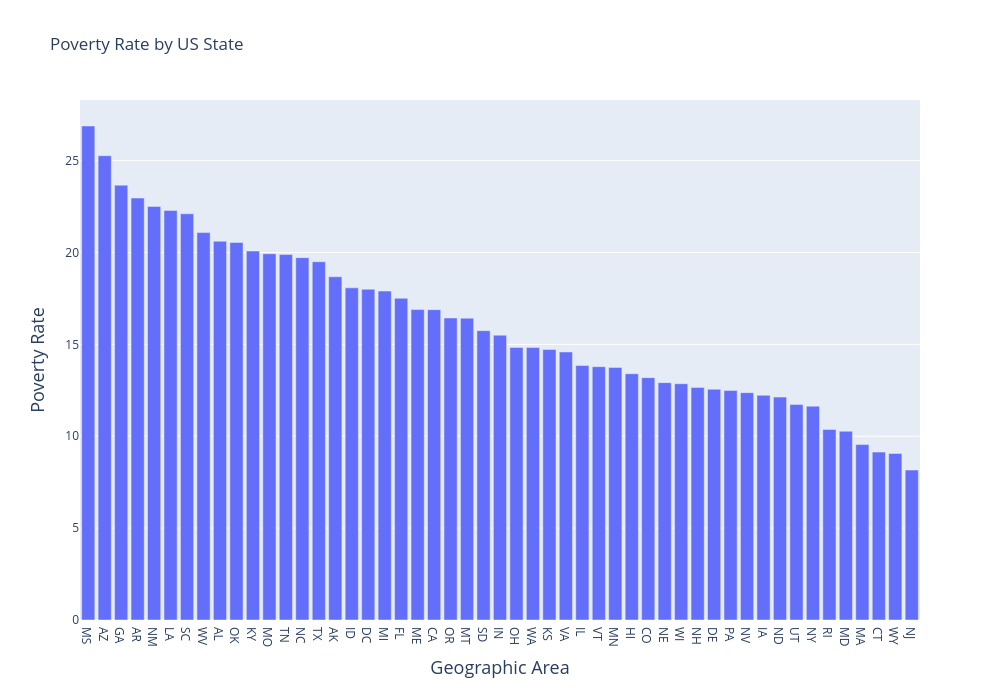

Here is the notebook cell this chart was saved with:
### Code cell
fig = px.bar(
    df_poverty_by_state,
    x="Geographic Area",
    y="poverty_rate",
    height=700,
    width=1000,
    title="Poverty Rate by US State"
)
fig.update_layout(
    yaxis_title="Poverty Rate",
    xaxis_title_font_size = 18,
    yaxis_title_font_size = 18,
)
fig.show()

### Figure 1 — Plotly figure (JSON) as saved in the notebook; plotly's stock layout.template omitted (floating-point values rounded to 4 significant figures)
{"data": [{"hovertemplate": "Geographic Area=%{x}<br>poverty_rate=%{y}<extra></extra>", "legendgroup": "", "marker": {"color": "#636efa", "pattern": {"shape": ""}}, "name": "", "orientation": "v", "showlegend": false, "textposition": "auto", "type": "bar", "x": ["MS", "AZ", "GA", "AR", "NM", "LA", "SC", "WV", "AL", "OK", "KY", "MO", "TN", "NC", "TX", "AK", "ID", "DC", "MI", "FL", "ME", "CA", "OR", "MT", "SD", "IN", "OH", "WA", "KS", "VA", "IL", "VT", "MN", "HI", "CO", "NE", "WI", "NH", "DE", "PA", "NV", "IA", "ND", "UT", "NY", "RI", "MD", "MA", "CT", "WY", "NJ"], "xaxis": "x", "y": [26.88, 25.27, 23.66, 22.96, 22.51, 22.29, 22.11, 21.08, 20.61, 20.55, 20.08, 19.93, 19.89, 19.72, 19.5, 18.68, 18.08, 18.0, 17.9, 17.51, 16.89, 16.89, 16.44, 16.42, 15.75, 15.5, 14.83, 14.83, 14.72, 14.59, 13.85, 13.79, 13.75, 13.4, 13.19, 12.92, 12.86, 12.66, 12.56, 12.49, 12.37, 12.23, 12.13, 11.72, 11.64, 10.37, 10.27, 9.546, 9.138, 9.064, 8.161], "yaxis": "y"}], "layout": {"barmode": "relative", "height": 700, "legend": {"tracegroupgap": 0}, "title": {"text": "Poverty Rate by US State"}, "width": 1000, "xaxis": {"anchor": "y", "domain": [0, 1], "title": {"font": {"size": 18}, "text": "Geographic Area"}}, "yaxis": {"anchor": "x", "domain": [0, 1], "title": {"font": {"size": 18}, "text": "Poverty Rate"}}}}
